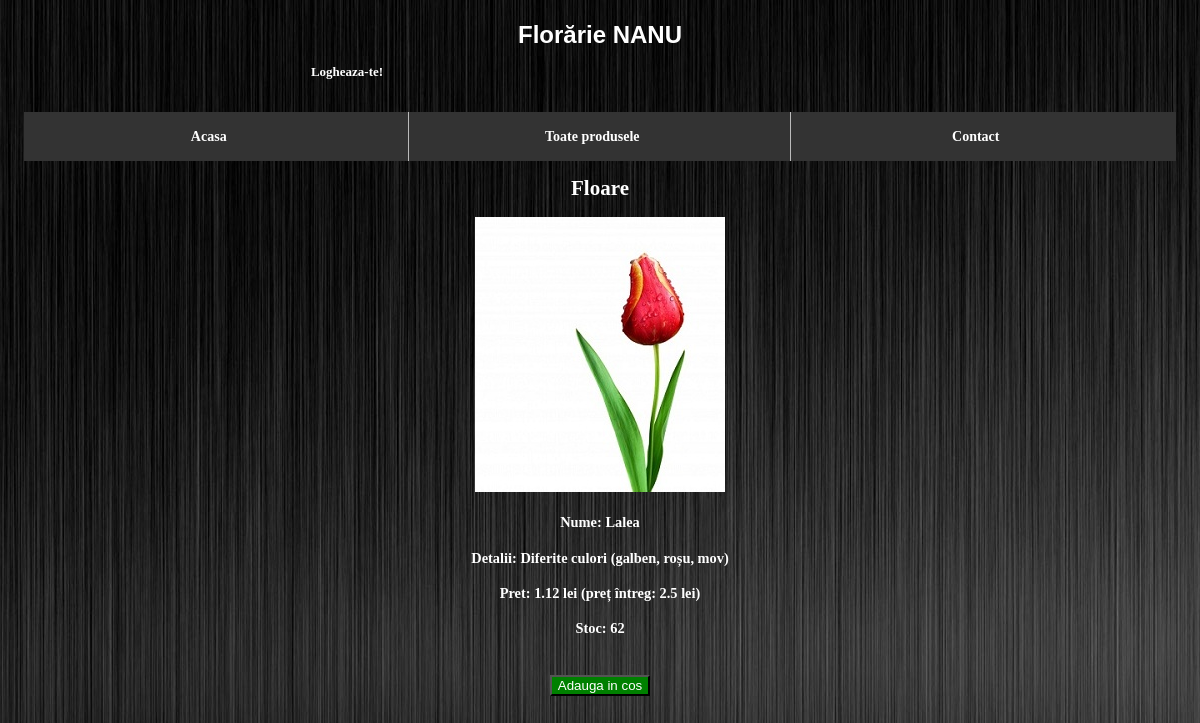
Screenshot of /entry/2/ with the database file from the repository.
### flori/models.py (models this page shows)
class Produse(models.Model):
    nume=models.CharField(max_length=60)
    poza = models.ImageField(upload_to='poze/', default='poze/none.png',
                                  null=True, blank=True)
    descriere=models.TextField()
    pret=models.FloatField()
    pret_cumparare = models.FloatField()
    stoc=models.IntegerField(default=0)
    tip = models.CharField(max_length=9, choices=tip_CHOICES, default='Floare')

### flori/views.py (the view)
# urls.py: path('entry/<int:produs_id>/', fv.entry_detail, name = 'entry'),
def entry_detail(request,produs_id):
  try:
    produs = Produse.objects.get(id=produs_id)
  except:
    raise Http404("Produsul nu mai exista in momentul de fata spre vanzare.")
  else:
    cart = _extragere_cos(request)
    return render(request,'entry_detail.html',{'produs':produs, 'zi': zi, 'floare_r': floare_r,
                                               'cos':sum(cart.values()), 'username':request.user.username})

### flori/views.py (called while the page is built)
def _extragere_cos(request):
  if not request.session.has_key('cart'):
    return {}
  else:
    return request.session['cart']

### templates/entry_detail.html (shortened to what this page needs)
<!DOCTYPE html>
<html lang="en">
<head>
</head>
<body>
{% extends "./base.html" %}
{% load static %}
{% block content %}
<table>
    {% if produs.id  != zi %}
        <h2>{{produs.tip}}</h2>
        <div><img  src="{% static produs.poza.url %}" />
            <p> Nume: {{produs.nume}} </p>
            <p> Detalii: {{produs.descriere}}</p>
            <p> Pret: {{produs.pret}} lei</p>
        </div>
        {%if produs.stoc != 0 %}
             <p> Stoc: {{produs.stoc}}</p>
             <button onclick="window.location.href = '{% url 'adauga_cos' produs.id%}';">Adauga in cos</button>
        {% else %}
             <tr><td> Stoc:</td><td> Produsul nu mai e pe stoc. Va rugam sa ne contactati!</td> </tr>
        {% endif %}
    {% else %}
        <h2>{{floare_r.tip}}</h2>
        <div>
            <img class="blur-image" src="{% static floare_r.poza.url %}" />
            <p> Nume: {{floare_r.nume}} </p>
            <p> Detalii: {{floare_r.descriere}}</p>
            <p> Pret: {{floare_r.pret_cumparare | floatformat:2}} lei (preț întreg: {{floare_r.pret}} lei)</p>
        </div>
        {%if floare_r.stoc != 0 %}
            <div>
                <p> Stoc: {{floare_r.stoc}}</p><br>
                <button onclick="window.location.href = '{% url 'adauga_cos' floare_r.id%}';">Adauga in cos</button>
            </div>
        {% else %}
            <p> Stoc: Produsul nu mai e pe stoc. Va rugam sa ne contactati!</p>
        {% endif %}
    {% endif %}
{% endblock content %}

### static/main1.css (style rules this page uses)
body { font: bold 14px/1.5em Verdana; background: url(fundal.jpg) ; background-size: auto; background-color: #cccccc; margin: 1vmax; padding: 1vmax; opacity: 1; color: white; text-align:center; align:center; }
p { text-decoration: none; color: white; font-size:.9rem; }
button { background-color: green; color: white; text-align: right; }

### rows the page displays
Produse: tip "Floare", poza (picture), nume "Lalea", descriere "Diferite culori (galben, roșu, mov)", pret_cumparare "1.12", pret "2.5", stoc "62"
